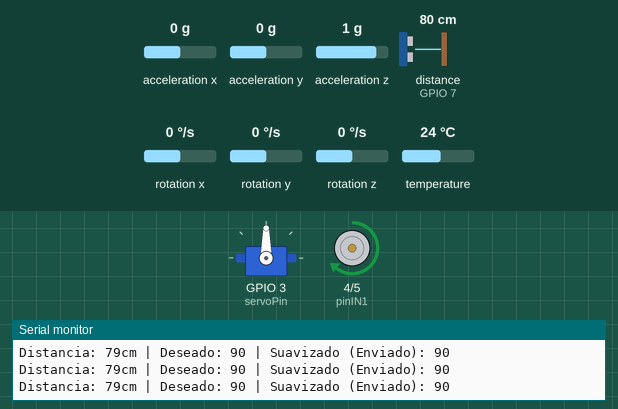
A sketch run on a simulated ESP32-S3. On the bench: servo, motor-driver pin pairs drawn as motors (green arrow = first pin HIGH = forward, orange = second pin HIGH = backward, longer = more drive, scaled by the enable pin), the last lines printed to the serial monitor. Wiring (inferred from the names in the program): ultrasonic range finder: trigger GPIO 6; echo GPIO 7. The inputs (shaded band) are chosen by the test bench; at power-on: distance to the obstacle (sensor on GPIO 7) 80 cm, acceleration y 0 g, acceleration x 0 g, acceleration z 1 g, rotation x 0 °/s, rotation y 0 °/s, rotation z 0 °/s, temperature 24 °C. The echo pulse lasts 58.3 µs per cm.

Above: at 4.8 s.
4.9 s: distance to the obstacle (sensor on GPIO 7) set to 29 cm
6.4 s: distance to the obstacle (sensor on GPIO 7) set to 23 cm
At 6.69 s:
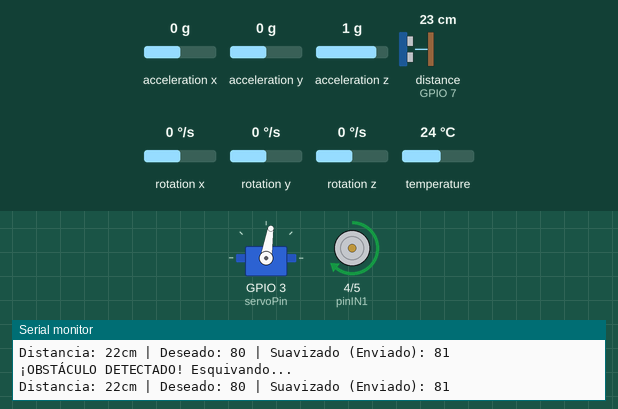
8.0 s: distance to the obstacle (sensor on GPIO 7) set to 299 cm
At 8.49 s:
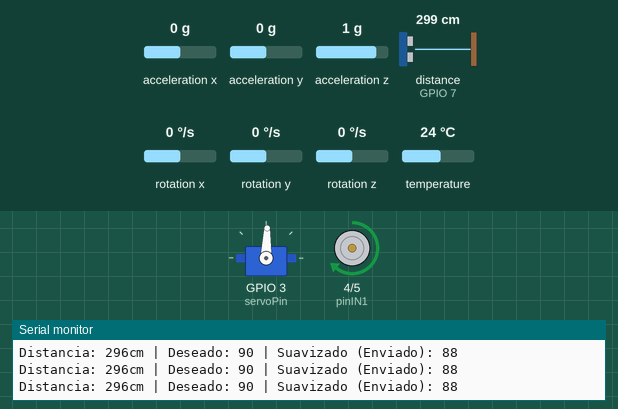
11.0 s: acceleration y set to 0.8 g
At 11.48 s:
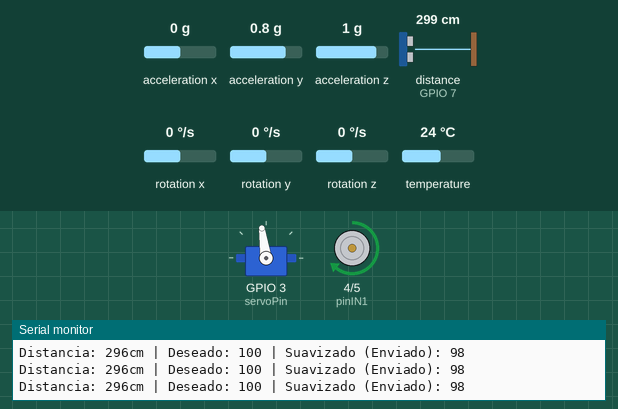
14.0 s: acceleration y set to -1.4 g
At 14.52 s:
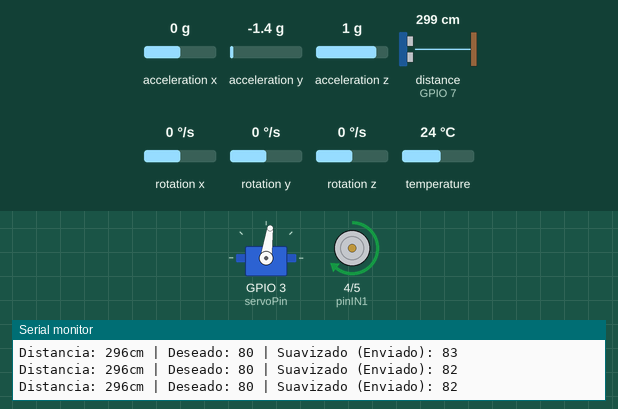
Timing chart, 0 to 17.0 s (numbered marks = the images above; inputs shaded):
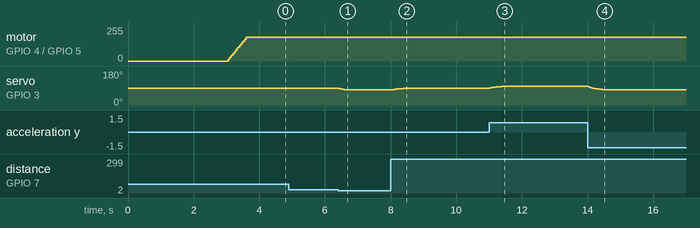

The sketch:

Control_servomotor_por_medio_del_giroscopio.ino
```cpp
#include <Adafruit_MPU6050.h>
#include <Adafruit_Sensor.h>
#include <Wire.h>
#include <ESP32Servo.h>

Servo servo;
Adafruit_MPU6050 mpu;

#define I2C_SDA 8
#define I2C_SCL 9

// Definición de pines
const int servoPin = 3;
const int pinIN1 = 4;
const int pinIN2 = 5;
const int trigPin = 6;
const int echoPin = 7;
const int enAPin = 2; // Pin PWM para regular la velocidad de la hélice

float anguloActual = 90.0;
float offsetAccelY = 0.0;

// Configuración PWM moderna para ESP32
const int freq = 30000;
const int resolution = 8;

void setup() {
  Serial.begin(115200);

  // Configuración de pines de control de motor y ultrasonido
  pinMode(pinIN1, OUTPUT);
  pinMode(pinIN2, OUTPUT);
  pinMode(trigPin, OUTPUT);
  pinMode(echoPin, INPUT);
  pinMode(enAPin, OUTPUT);

  // Inicializar canal PWM para el control de velocidad del motor
  ledcAttach(enAPin, freq, resolution);

  // Configuración segura del Servo (exactamente como en tu código sencillo)
  servo.attach(servoPin);

  // Inicialización del bus I2C y MPU6050
  Wire.begin(I2C_SDA, I2C_SCL);

  if(!mpu.begin(0x68, &Wire)) {
    Serial.println("No se pudo encontrar el MPU6050!");
    while (1) { delay(10); }
  }

  servo.write(90); // Centrar timón inmediatamente

  mpu.setAccelerometerRange(MPU6050_RANGE_8_G);
  mpu.setGyroRange(MPU6050_RANGE_500_DEG);
  mpu.setFilterBandwidth(MPU6050_BAND_21_HZ);

  // Mantener motor apagado durante los primeros segundos
  digitalWrite(pinIN1, LOW);
  digitalWrite(pinIN2, LOW);
  ledcWrite(enAPin, 0);

  Serial.println("Sistema encendido. Centrando timón y esperando 3 segundos...");
  delay(3000);

  // Iniciar avance hacia adelante
  digitalWrite(pinIN1, HIGH);
  digitalWrite(pinIN2, LOW);

  // Rampa de aceleración suave (Soft-Start)
  for (int velocidad = 0; velocidad <= 180; velocidad += 15) {
    ledcWrite(enAPin, velocidad);
    delay(50);
  }

  Serial.println("¡Navegación autónoma iniciada!");
}

void loop() {
  // 1. Lectura del sensor ultrasónico (HC-SR04)
  digitalWrite(trigPin, LOW);
  delayMicroseconds(2);
  digitalWrite(trigPin, HIGH);
  delayMicroseconds(10);
  digitalWrite(trigPin, LOW);

  long duracion = pulseIn(echoPin, HIGH, 20000);
  int distancia = (duracion == 0) ? 999 : (duracion * 0.034 / 2);

  int anguloDeseado = 90;

  // 2. Lógica de evasión de obstáculos o estabilización por MPU6050
  if (distancia < 25) {
    Serial.println("¡OBSTÁCULO DETECTADO! Esquivando...");
    anguloDeseado = 80; // Giro evasivo
  } else {
    sensors_event_t a, g, temp;
    mpu.getEvent(&a, &g, &temp);

    float accelY = a.acceleration.y - offsetAccelY;

    if (accelY > -0.6 && accelY < 0.6) {
      anguloDeseado = 90;
    } else {
      anguloDeseado = map((long)(accelY * 10), -15, 15, 80, 100);
      anguloDeseado = constrain(anguloDeseado, 80, 100);
    }
  }

  // 3. Suavizado del movimiento del timón
  anguloActual = anguloActual + (anguloDeseado - anguloActual) * 0.15;
  servo.write((int)anguloActual);

  // 4. Depuración por puerto serie
  Serial.print("Distancia: "); Serial.print(distancia);
  Serial.print("cm | Deseado: "); Serial.print(anguloDeseado);
  Serial.print(" | Suavizado (Enviado): "); Serial.println((int)anguloActual);

  delay(20);
}
```

Measured:
- after the input at 6.4 s, servo on GPIO 3 (servoPin): moves from 90° to 80° over 0.34 s, starting at once
- after the input at 8.0 s, servo on GPIO 3 (servoPin): moves from 80° to 89° over 0.57 s, starting at once
- after the input at 11.0 s, servo on GPIO 3 (servoPin): moves from 89° to 99° over 0.57 s, starting at once
- after the input at 14.0 s, servo on GPIO 3 (servoPin): moves from 99° to 80° over 0.73 s, starting at once
